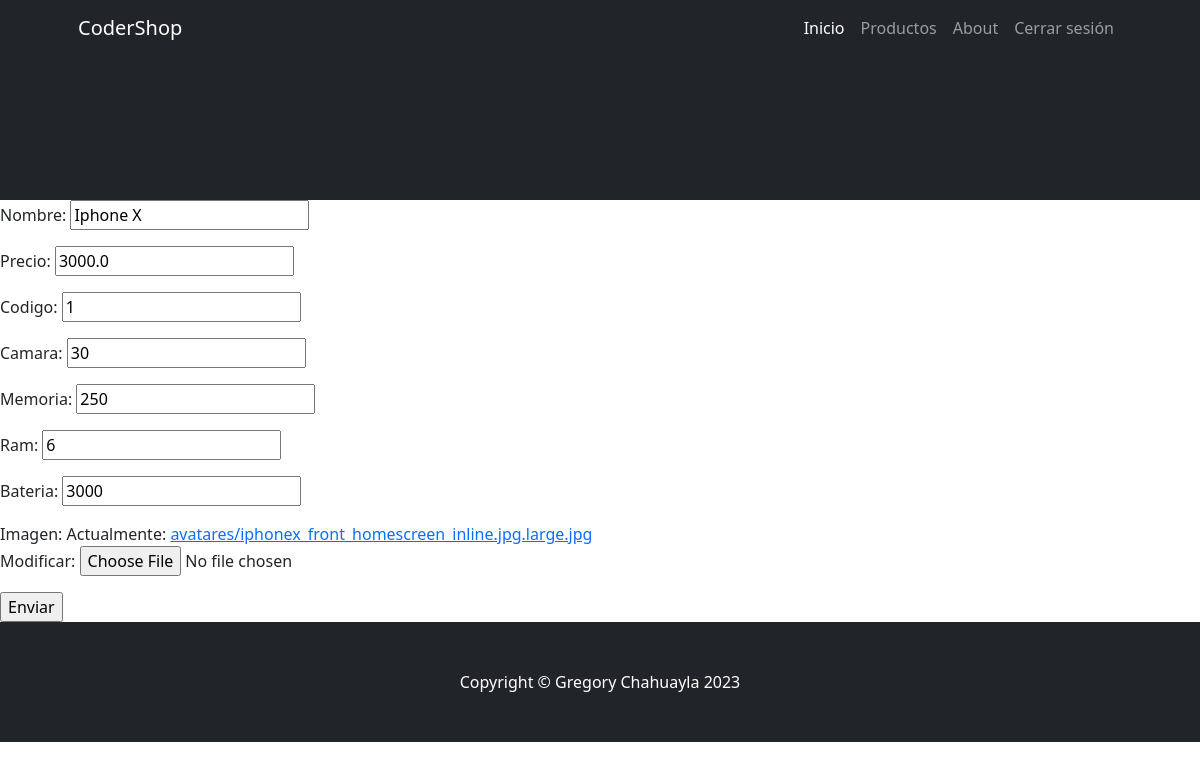
The page /Coder/productos/editar/1 (signed in) on the database its author committed.
### Coder/models.py (models this page shows)
class Productos(models.Model):
    nombre = models.CharField(max_length=50)
    precio = models.FloatField()
    codigo = models.IntegerField(unique=True)
    memoria = models.CharField(max_length=50)
    camara = models.CharField(max_length=50)
    ram = models.CharField(max_length=50)
    bateria = models.CharField(max_length=50)
    imagen = models.ImageField(upload_to="avatares")

### Coder/views.py (the view)
class ProductoEditar(LoginRequiredMixin, UpdateView):
    model = Productos
    template_name = "Coder/productos/u_productos.html"
    fields = ["nombre", "precio", "codigo",
              "camara", "memoria", "ram", "bateria", "imagen"]
    success_url = "/Coder/productos/lista"

### Coder/templates/Coder/productos/u_productos.html
{% extends "Coder/padre.html" %}
{% block products %}
<form action="" method="POST"> {% csrf_token %}
    {{form.as_p}}
    <input type="submit" value="Enviar">
</form>
{% endblock %}

### rows shown on the page
Productos: nombre "Iphone X", precio "3000.0", codigo "1", camara "30", memoria "250", ram "6", bateria "3000"
